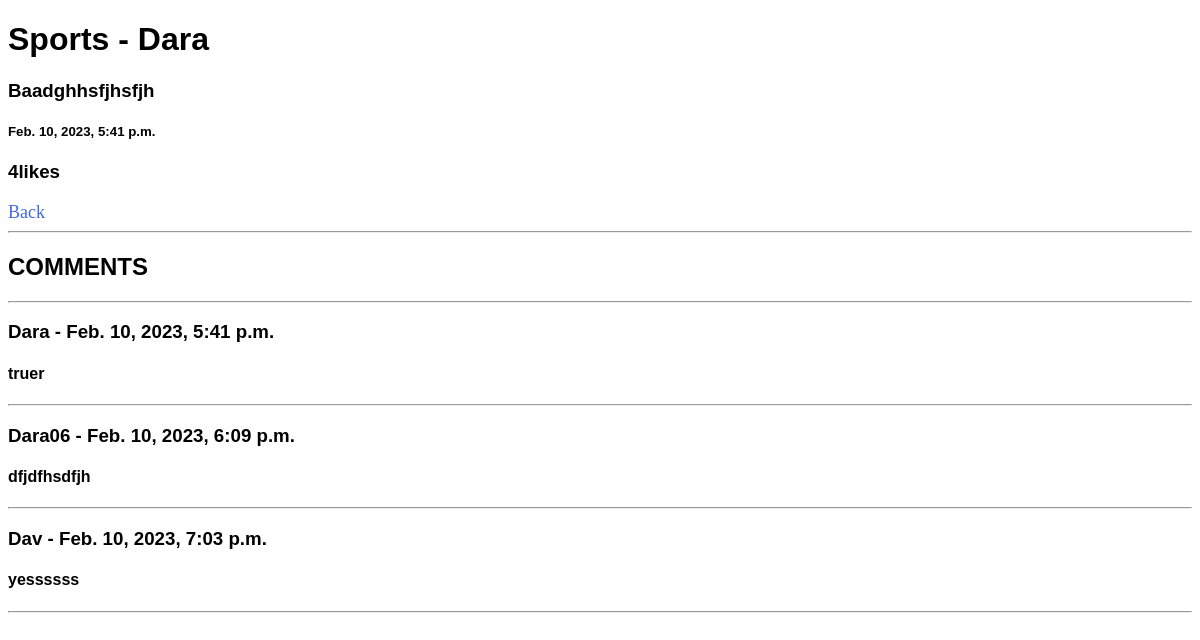
Screenshot of /post/detail/1/ with the database file from the repository.
### posts/models.py (models this page shows, shortened)
class Post(models.Model):
    author=models.ForeignKey('auth.User',on_delete=models.CASCADE)
    title=models.CharField(max_length=25)
    body=models.TextField(max_length=200)
    date_created=models.DateTimeField(auto_now_add=True)
    likes=models.ManyToManyField('auth.User',related_name='likes')
    def num_of_likes(self):
        return self.likes.count()

class Comment(models.Model):
    author=models.ForeignKey('auth.User',on_delete=models.CASCADE)
    post=models.ForeignKey(Post,on_delete=models.CASCADE,related_name='comment')
    body=models.TextField(max_length=150)
    date_created=models.DateTimeField(auto_now_add=True)

### posts/views.py (the view)
# urls.py: path('post/detail/<int:pk>/',PostDetail.as_view(),name='post_detail'),
class PostDetail(DetailView):
    model=Post
    template_name="posts/post_detail_view.html"

### posts/templates/posts/post_detail_view.html (shortened to what this page needs)
<!DOCTYPE html>
<html lang="en">
<head>
    {% load static %}
    <link rel="stylesheet" type="text/css" href="{% static 'css/post_detail.css' %}">
</head>
<body>
    <div>
        <h1 class="header-text">{{post.title.capitalize}} - {{post.author.username.capitalize}}</h1>
        <h3 class="body-text">{{post.body.capitalize }}</h3>
        <h5 class="date-text">{{post.date_created}}</h5>
    </div>
    <div>
        <h3 class="body-text">
            {{post.num_of_likes}}likes
        </h3>
    </div>
    <div>
        <a href="{% url 'posts' %}">Back</a>
    </div>
    <hr>
    <div>
        <h2 class="header-text">COMMENTS</h3>
        {% if not post.comment.all %}
            <h3 class="header-text">NO COMMENTS YET </h3>
            {% if user.is_authenticated %}
            <a href="{% url 'add_comment' post.pk %}">Add Comment</a>
            {% endif %}
        {% else %}
            <hr>
            {% for comments in post.comment.all %}
                <h3 class="body-text">{{comments.author.username.capitalize}} - {{comments.date_created}}</h3>
                <h4 class="body-text">{{comments.body}}</h4>
                <hr>
            {% endfor %}
        {% endif %}
    </div>
</body>
</html>

### static/css/post_detail.css (style rules this page uses)
a { color: royalblue; text-decoration: none; font-size: large; }
.header-text { font-family: 'Lucida Sans', 'Lucida Sans Regular', 'Lucida Grande', 'Lucida Sans Unicode', Geneva, Verdana, sans-serif; }
.body-text { font-family: 'Lucida Sans', 'Lucida Sans Regular', 'Lucida Grande', 'Lucida Sans Unicode', Geneva, Verdana, sans-serif; }
.date-text { font-family: 'Lucida Sans', 'Lucida Sans Regular', 'Lucida Grande', 'Lucida Sans Unicode', Geneva, Verdana, sans-serif; }

### rows the page displays
Post: title "Sports", author.username "Dara", body "Baadghhsfjhsfjh", date_created "Feb. 10, 2023, 5:41 p.m.", num_of_likes "4"
Comment: author.username "Dara", date_created "Feb. 10, 2023, 5:41 p.m.", body "truer"
Comment: author.username "Dara06", date_created "Feb. 10, 2023, 6:09 p.m.", body "dfjdfhsdfjh"
Comment: author.username "Dav", date_created "Feb. 10, 2023, 7:03 p.m.", body "yessssss"
